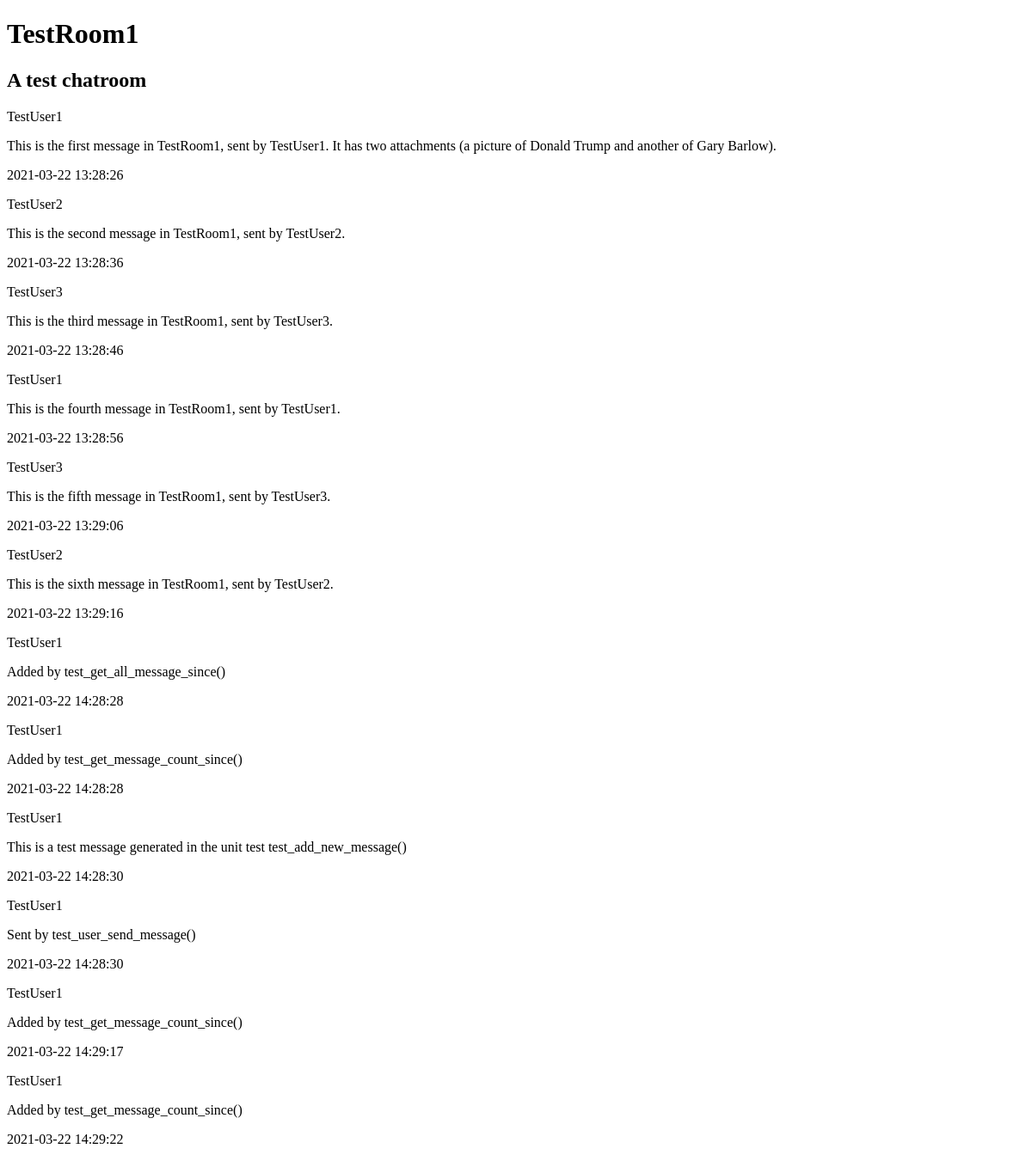
/view/chatroom/1 (signed in), run on an earlier commit of the app's database.
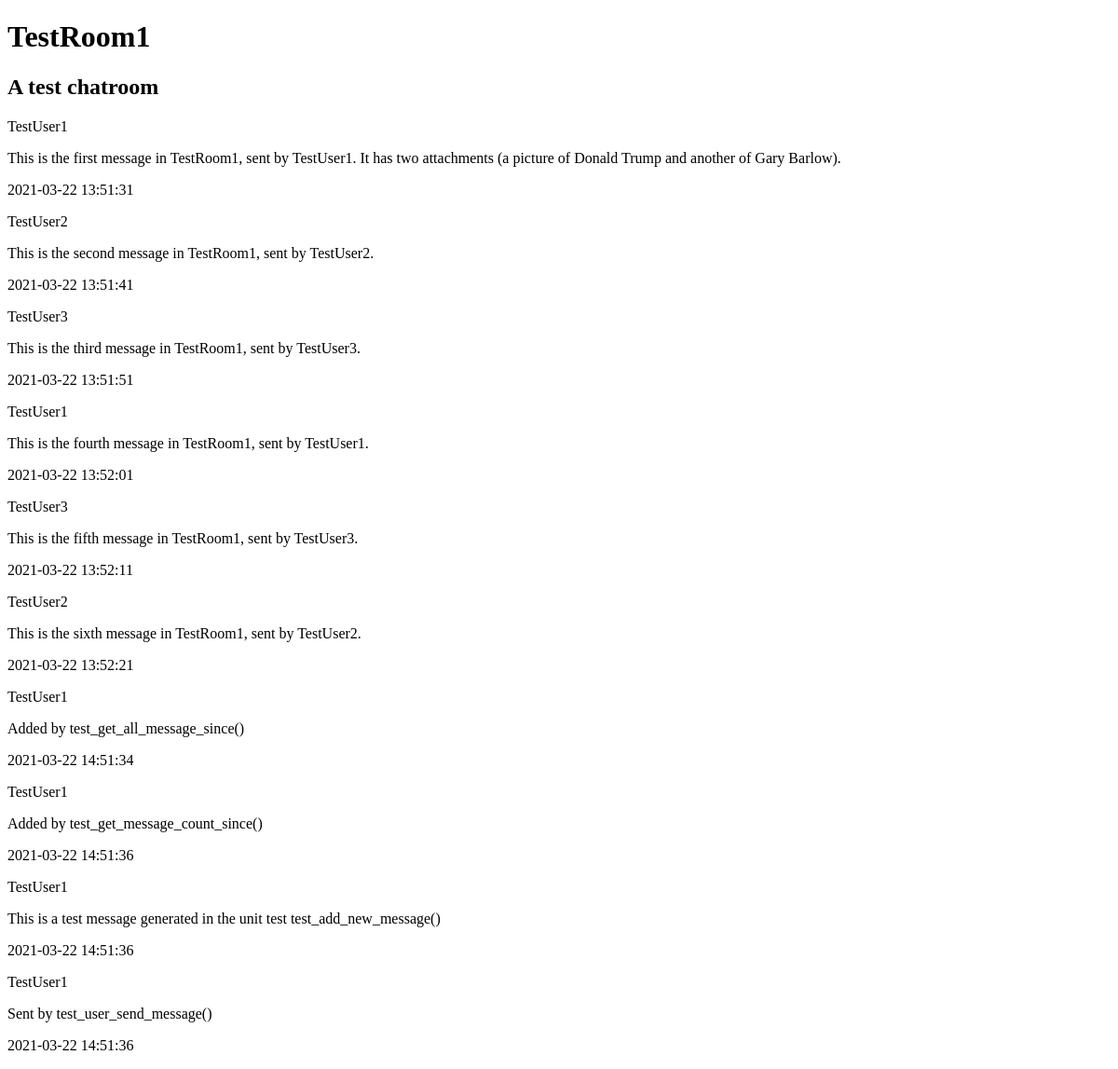
And on a later commit of the database.
### tables this page shows
CREATE TABLE Chatroom (
                        chatroomid INTEGER PRIMARY KEY AUTOINCREMENT,
                        name TEXT UNIQUE NOT NULL,
                        description TEXT NOT NULL,
                        joincode TEXT UNIQUE NOT NULL 
                    );

CREATE TABLE Message (
                        messageid INTEGER PRIMARY KEY AUTOINCREMENT,
                        content TEXT NOT NULL,
                        chatroomid INTEGER NOT NULL,
                        senderid INTEGER NOT NULL,
                        timestamp NUMERIC,
                        FOREIGN KEY (chatroomid) REFERENCES Chatroom(chatroomid),
                        FOREIGN KEY (senderid) REFERENCES User(userid)
                );

CREATE TABLE User (
                                    userid INTEGER PRIMARY KEY AUTOINCREMENT,
                                    username TEXT UNIQUE NOT NULL,
                                    password TEXT NOT NULL,
                                    last_login_ts NUMERIC,
                                    admin INTEGER DEFAULT 0,
                                    active INTEGER DEFAULT 1);

### app.py (the view)
@app.route('/view/chatroom/<int:chatroomid>')
def view_chatroom(chatroomid):
    active_user = get_active_user()
    if active_user:
        try:
            chatroom = cc.Chatroom(chatroomid, get_db())
            if chatroom.user_is_member(active_user) or chatroom.user_is_owner(active_user):
                return render_template('chatroom.html', au=active_user, cr=chatroom)
            else:
                return "You do not have permission to see this chatroom"
        except cc.ChatroomNotFoundError:
            abort(404)
    else:
        return redirect(url_for('login'))

### app.py (called while the page is built)
def get_db():
    if not hasattr(g, 'db'):
        g.db = sqlite3.connect(app.config['DATABASE'], detect_types=sqlite3.PARSE_DECLTYPES)
        g.db.row_factory = sqlite3.Row
    return g.db

def get_active_user() -> cc.User:
    try:
        return cc.User(session['active_userid'], get_db())
    except KeyError:
        return None

### chatter_classes.py (called while the page is built)
    @property
    def userid(self):
        return self.__userid

    @property
    def username(self):
        return self.__username

    @property
    def name(self):
        return self.__name

    @property
    def description(self):
        return self.__description

    @property
    def messages(self):
        return self.get_messages()

    def user_is_owner(self, u:User):
        c = self.__db.cursor()
        user_row = c.execute("SELECT userid FROM ChatroomMember WHERE chatroomid=? AND userid=? AND owner=1",
                             [self.__chatroomid, u.userid]).fetchone()
        return True if user_row else False

    def user_is_member(self, u: User):
        c = self.__db.cursor()
        user_row = c.execute("SELECT userid FROM ChatroomMember WHERE chatroomid=? AND userid=? AND owner=0",
                             [self.__chatroomid, u.userid]).fetchone()
        return True if user_row else False

    def get_messages(self, since=None):
        return Message.get_msesages_for_chatroom(self.__chatroomid, since, self.__db)

    @property
    def content(self):
        return self.__content

    @property
    def sender(self):
        return User(self.__senderid, self.__db)

    @property
    def timestamp(self):
        return datetime.datetime.fromtimestamp(self.__timestamp)

    @staticmethod
    def get_msesages_for_chatroom(chatroomid, since:datetime.datetime, db:sqlite3.Connection):
        if not since:
            since = datetime.datetime(2010,1,1)
        try:
            c = db.cursor()
            ts = int(round(since.timestamp(), 0))
            message_rows = c.execute("SELECT messageid FROM Message WHERE chatroomid=? AND timestamp>?",
                                     [chatroomid, ts]).fetchall()
            return [Message(int(row['messageid']), db) for row in message_rows]
        except sqlite3.Error as e:
            print(f"ERROR: Unable to retrieve messages for chatroomid {chatroomid}. Details\n{e}")
            raise e

### templates/chatroom.html (shortened to what this page needs)
<!DOCTYPE html>
<html lang="en">
<head>
</head>
<body>
    <h1>{{ cr.name }}</h1>
    <h2>{{ cr.description }}</h2>
    {% with messages = cr.messages %}
        {% if messages %}
            {% for m in messages %}
                <div class="message">
                    <p class="message_sender">{{ m.sender.username }}</p>
                    <p class="message_content">{{ m.content }}</p>
                    <p class="message_timestamp">{{ m.timestamp }}</p>
                </div>
            {% endfor %}
        {% endif %}
    {% endwith %}
</body>
</html>

What changed in the data, as far as the page shows it:
removed Message: sender.username "TestUser1", content "Added by test_get_message_count_since()", timestamp "2021-03-22 14:29:17"
removed Message: sender.username "TestUser1", content "Added by test_get_message_count_since()", timestamp "2021-03-22 14:29:22"
changed Message (number 1 of 10 on the later page): timestamp "2021-03-22 13:28:26" → "2021-03-22 13:51:31"
changed Message "This is the second message in TestRoom1, sent by TestUser2.": timestamp "2021-03-22 13:28:36" → "2021-03-22 13:51:41"
changed Message "This is the third message in TestRoom1, sent by TestUser3.": timestamp "2021-03-22 13:28:46" → "2021-03-22 13:51:51"
changed Message "This is the fourth message in TestRoom1, sent by TestUser1.": timestamp "2021-03-22 13:28:56" → "2021-03-22 13:52:01"
changed Message "This is the fifth message in TestRoom1, sent by TestUser3.": timestamp "2021-03-22 13:29:06" → "2021-03-22 13:52:11"
changed Message "This is the sixth message in TestRoom1, sent by TestUser2.": timestamp "2021-03-22 13:29:16" → "2021-03-22 13:52:21"
changed Message "Added by test_get_all_message_since()": timestamp "2021-03-22 14:28:28" → "2021-03-22 14:51:34"
changed Message "Added by test_get_message_count_since()": timestamp "2021-03-22 14:28:28" → "2021-03-22 14:51:36"
changed Message "This is a test message generated in the unit test test_add_new_message()": timestamp "2021-03-22 14:28:30" → "2021-03-22 14:51:36"
changed Message "Sent by test_user_send_message()": timestamp "2021-03-22 14:28:30" → "2021-03-22 14:51:36"
